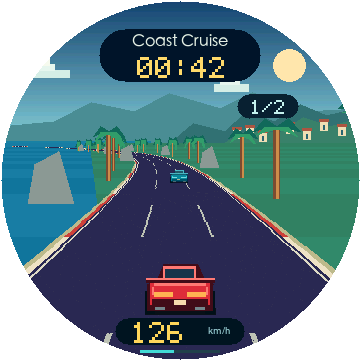
#> input picture plays/sugarat-race/design/previews/road-0-360.png, 360 x 360 px, given in place of road-0-360.ppm, which was not available
$ python generate_reference.py
#> lines starting #> are read from the running program, lines starting #| are printed output that depends on the picture; after the words box and inside, x2 and y2 are one past the last pixel; in counts of white or black regions, pixels touching at a corner belong together
"""Build fixed map data, portable C reference frames and presentation PNGs."""
from pathlib import Path
from PIL import Image, ImageDraw, ImageFont, ImageFilter
import collections
import hashlib
import json
import math
import random
import subprocess

ROOT = Path(__file__).resolve().parent
SRC = ROOT.parent / "main" / "race"
OUT = ROOT / "previews"
CN = "/System/Library/Fonts/STHeiti Medium.ttc"
NUM = "/System/Library/Fonts/Supplemental/DIN Alternate Bold.ttf"
ROAD_NAMES = ["Coast Cruise", "Red Canyon", "Neon Loop"]
MAZE_NAMES = ["Jade Garden", "Amber Ruins", "Ice Corridor"]
CONTROLS = [
    [(22, 118), (12, 70), (35, 22), (86, 12), (140, 34), (165, 78), (133, 120), (78, 145), (34, 144)],
    [(26, 125), (18, 66), (46, 18), (107, 11), (158, 39), (151, 78), (105, 84), (82, 133), (49, 151)],
    [(28, 133), (20, 55), (45, 24), (92, 24), (103, 61), (149, 66), (163, 107), (135, 141), (85, 135), (66, 102), (49, 139)],
]
FRACTIONS = [.18, .43, .64]
N = 384


def rgb565(color):
    r, g, b = color[:3]
    return ((r >> 3) << 11) | ((g >> 2) << 5) | (b >> 3)


def array_values(values, width=24):
    return ",\n".join(",".join(str(v) for v in values[i:i + width]) for i in range(0, len(values), width))


def font(size, number=False):
    return ImageFont.truetype(NUM if number else CN, size)


def centered(draw, x, y, text, size, fill, number=False):
    draw.text((x, y), text, font=font(size, number), anchor="mt", fill=fill)


def course(points):
    result = []
    for j in range(N + 1):
        t = (j % N) * len(points) / N
        i, u = int(t), t % 1
        q = [points[(i + k) % len(points)] for k in (-1, 0, 1, 2)]
        xy = []
        for axis in (0, 1):
            a, b, c, d = [p[axis] for p in q]
            xy.append(1.75 * .5 * (2*b + (-a+c)*u + (2*a-5*b+4*c-d)*u*u + (-a+3*b-3*c+d)*u*u*u))
        distance = 0 if not result else result[-1][2] + math.dist(xy, result[-1][:2])
        result.append([round(xy[0], 5), round(xy[1], 5), round(distance, 5)])
    return result


def background(theme):
    palettes = [((23, 68, 112), (134, 208, 215)), ((50, 38, 85), (247, 159, 109)), ((6, 14, 39), (53, 43, 90))]
    im = Image.new("RGB", (360, 180))
    d = ImageDraw.Draw(im)
    for y in range(180):
        t = min(1, y / 145)
        a, b = palettes[theme]
        color = tuple(round(a[i]*(1-t)+b[i]*t) for i in range(3))
        d.line((0,y,359,y), fill=color)
    rng = random.Random(800+theme)
    if theme == 0:
        d.ellipse((273, 49, 305, 81), fill=(255,228,169))
        for x,y,w in [(40,70,58),(146,49,36),(231,84,35)]:
            d.rectangle((x-w//2,y,x+w//2,y+7),fill=(211,236,229))
            d.rectangle((x-w//3,y-6,x+w//4,y),fill=(230,246,233))
            d.rectangle((x-w//5,y-11,x+w//6,y-5),fill=(242,249,236))
        d.polygon([(0,126),(54,121),(91,102),(134,111),(169,93),(220,108),(252,92),(304,111),(360,108),(360,148),(0,148)], fill=(78,142,151))
        d.polygon([(168,144),(193,123),(225,131),(246,111),(274,121),(300,104),(326,115),(360,107),(360,159)], fill=(52,115,118))
        d.polygon([(219,145),(249,129),(279,132),(303,117),(330,126),(360,117),(360,168)], fill=(58,130,105))
        for x,y in [(233,129),(246,127),(259,132),(286,124),(303,130),(320,121),(338,126)]:
            d.rectangle((x,y,x+7,y+9),fill=(236,221,178));d.rectangle((x-1,y-2,x+8,y),fill=(169,85,65));d.rectangle((x+3,y+4,x+4,y+8),fill=(44,100,112))
        d.rectangle((0,141,150,179),fill=(24,131,167))
        for i in range(38):
            x,y=rng.randrange(150),rng.randrange(145,180)
            d.line((x,y,x+rng.randrange(2,11),y),fill=(84,180,193))
    elif theme == 1:
        d.ellipse((236,48,287,99),fill=(255,204,130))
        for y in [66,78,90]:d.rectangle((233,y,290,y+2),fill=(246,171,115))
        d.polygon([(0,123),(33,114),(36,91),(73,91),(82,119),(117,123),(122,110),(147,110),(150,130),(195,128),(205,108),(240,108),(250,125),(300,119),(308,94),(341,94),(353,117),(360,117),(360,170),(0,170)],fill=(148,86,99))
        d.polygon([(0,149),(22,134),(25,114),(55,114),(64,141),(107,143),(130,132),(151,136),(177,142),(214,132),(237,141),(272,132),(289,117),(325,117),(334,141),(360,136),(360,180),(0,180)],fill=(182,103,85))
        d.line((29,116,52,116),fill=(231,150,108),width=2)
        d.line((309,96,339,96),fill=(214,130,119),width=2)
    else:
        for i in range(65):
            x,y=rng.randrange(360),rng.randrange(18,114)
            d.point((x,y),fill=(115,151,186))
        d.ellipse((279,42,302,65),fill=(202,220,211));d.ellipse((285,38,306,60),fill=(19,24,57))
        for layer in range(2):
            for x in range(-10,370,18 if layer==0 else 25):
                h=rng.randrange(20,62) if layer==0 else rng.randrange(22,52)
                w=rng.randrange(12,22); y=146-h
                d.rectangle((x,y,x+w,151),fill=(22+layer*3,28+layer*5,58+layer*4))
                if layer==1:
                    d.rectangle((x+2,y,x+w-2,y+1),fill=(51,145,169) if x%2 else (148,71,146))
                    for wx in range(x+3,x+w-2,5):
                        for wy in range(y+7,142,9):
                            if rng.random()>.35:d.rectangle((wx,wy,wx+1,wy+3),fill=(51,100,125))
        d.rectangle((0,146,359,179),fill=(18,29,53))
    return im


def make_maze(seed):
    rng = random.Random(seed)
    valid = {(x,y) for y in range(1,17,2) for x in range(1,17,2) if (x-8)**2+(y-8)**2 <= 7.65**2}
    grid = [0]*289
    start = min(valid)
    stack, seen = [start], {start}
    grid[start[1]*17+start[0]]=1
    while stack:
        x,y=stack[-1]
        options=[(x+dx,y+dy) for dx,dy in [(0,-2),(2,0),(0,2),(-2,0)] if (x+dx,y+dy) in valid and (x+dx,y+dy) not in seen]
        if not options:stack.pop();continue
        nx,ny=rng.choice(options)
        grid[ny*17+nx]=1;grid[((ny+y)//2)*17+(nx+x)//2]=1
        seen.add((nx,ny));stack.append((nx,ny))
    assert seen==valid

    def bfs(node):
        q=collections.deque([node]);parents={node:None}
        while q:
            x,y=q.popleft()
            for dx,dy in [(0,-1),(1,0),(0,1),(-1,0)]:
                p=(x+dx,y+dy)
                if 0<=p[0]<17 and 0<=p[1]<17 and grid[p[1]*17+p[0]] and p not in parents:parents[p]=(x,y);q.append(p)
        return parents

    a=list(bfs(start))[-1];parents=bfs(a);b=list(parents)[-1]
    path=[];p=b
    while p is not None:path.append(p);p=parents[p]
    path.reverse()
    assert len(parents)==sum(grid)
    checks=[path[round((len(path)-1)*f)] for f in [.22,.57,.8]]
    balls=[path[round((len(path)-1)*f)] for f in [.41,.31]]
    return {"seed":seed,"cells":grid,"width":17,"cell_px":16,"origin_px":[44,63],"start":a,"finish":b,"checkpoints":checks,"solution":path,"balls":balls}


def generate_data():
    tracks=[course(c) for c in CONTROLS]
    mazes=[make_maze(s) for s in [240915, 516081, 391702]]
    text=["/* Generated fixed preview data; regenerate with build_previews.py. */", "#ifndef ROUND_RACE_GENERATED_H", "#define ROUND_RACE_GENERATED_H", "#include <stdint.h>", "typedef struct { float x,z,s; } RoadPoint;", "typedef struct { int w,h; const uint8_t *data; } Label;",f"#define ROAD_POINTS {N+1}"]
    for i,points in enumerate(tracks):
        text.append(f"static const RoadPoint road_{i}[ROAD_POINTS] = {{\n" + ",\n".join("{"+",".join(f"{v:.5f}f" for v in p)+"}" for p in points)+"\n};")
    text.append("static const RoadPoint *const tracks[3] = {road_0,road_1,road_2};")
    text.append("static const float track_lengths[3] = {"+",".join(f"{p[-1][2]:.5f}f" for p in tracks)+"};")
    text.append("static const float preview_fractions[3] = {"+",".join(f"{v:.5f}f" for v in FRACTIONS)+"};")
    for i in range(3):
        bg=background(i)
        bg.save(OUT/f"background-{i}.png")
        text.append(f"static const uint16_t bg_{i}[360*180] = {{\n"+array_values([rgb565(p) for p in bg.getdata()])+"\n};")
    text.append("static const uint16_t *const backgrounds[3] = {bg_0,bg_1,bg_2};")
    labels=[]
    for i,name in enumerate(ROAD_NAMES+MAZE_NAMES+["km/h","TILT TO ROLL"]):
        f=font(16 if i<6 else 10,number=i==6)
        bounds=f.getbbox(name);w,h=bounds[2]-bounds[0],bounds[3]-bounds[1]
        mask=Image.new("L",(w,h));ImageDraw.Draw(mask).text((-bounds[0],-bounds[1]),name,font=f,fill=255)
        text.append(f"static const uint8_t label_{i}[{w*h}] = {{\n"+array_values(list(mask.getdata()))+"\n};")
        labels.append(f"{{{w},{h},label_{i}}}")
    text.append("static const Label labels[8] = {"+",".join(labels)+"};")
    text.append("static const uint8_t mazes[3][289] = {"+",".join("{"+array_values(m["cells"])+"}" for m in mazes)+"};")
    checks=[m["checkpoints"] for m in mazes]
    text.append("static const int maze_checks[3][3][2] = "+json.dumps(checks).replace("[","{").replace("]","}")+";")
    ends=[list(m["start"])+list(m["finish"]) for m in mazes]
    text.append("static const int maze_ends[3][4] = "+json.dumps(ends).replace("[","{").replace("]","}")+";")
    positions=[[v for p in m["balls"] for v in (52+16*p[0],71+16*p[1])] for m in mazes]
    text.append("static const int maze_ball_positions[3][4] = "+json.dumps(positions).replace("[","{").replace("]","}")+";")
    colors=[[(13,34,43),(37,121,105),(95,190,142),(20,78,77)],[(38,27,35),(151,99,61),(230,169,91),(101,61,52)],[(15,31,57),(77,127,161),(161,214,219),(40,76,122)]]
    text.append("static const uint16_t maze_palettes[3][4] = {"+",".join("{"+",".join(str(rgb565(c)) for c in row)+"}" for row in colors)+"};\n#endif\n")
    (SRC/"generated.h").write_text("\n".join(text),encoding="utf-8")
    data={"version":"round-race-v1","screen":[360,360],"pixel_format":"RGB565","road_half_width_m":3.5,"road_tracks":[{"id":f"road-{i}","name":ROAD_NAMES[i],"points_x_z_distance_m":t,"reference_fraction":FRACTIONS[i]} for i,t in enumerate(tracks)],"marble_maps":[dict(m,id=f"maze-{i}",name=MAZE_NAMES[i]) for i,m in enumerate(mazes)]}
    (ROOT/"maps.json").write_text(json.dumps(data,ensure_ascii=False,indent=2)+"\n",encoding="utf-8")
    return data


# [45 lines left out: function compose_board, not called in this run]


def main():
    OUT.mkdir(exist_ok=True)
    data=generate_data()
#> the loop in generate_data, `for i in range(3):` made 3 passes
#> pass 1, in generate_data, `bg=background(i)`:
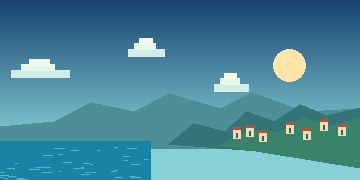
#> bg: PIL image 360x180 RGB; mean R, G, B 75.1, 136.1, 155.3
#> pass 2, in generate_data, `bg=background(i)`:
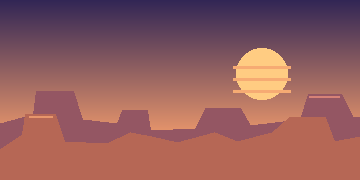
#> bg: PIL image 360x180 RGB; mean R, G, B 147.2, 93.3, 93.5
#> pass 3, in generate_data, `bg=background(i)`:
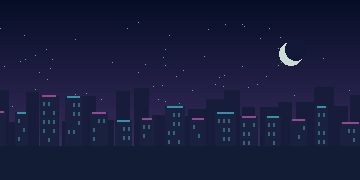
#> bg: PIL image 360x180 RGB; mean R, G, B 23.3, 28.4, 58.7
#> after the loop in generate_data, `for i in range(3):`: text = 16 items
#> after the loop in generate_data, `for i,name in enumerate(ROAD_NAMES+MAZE_NAMES+["km/h","TILT TO ROLL"]):`: labels = ['{101,12,label_0}', '{96,15,label_1}', '{85,15,label_2}', '{99,15,label_3}', '{102,12,label_4}', '{94,12,label_5}', '{25,9,label_6}', '{67,7,label_7}']; text = 25 items
#> in generate_data, `positions=[[v for p in m["balls"] for v in (52+16*p[0],71+16*p[1])] fo..`: positions = [[196, 247, 228, 279], [260, 183, 164, 183], [148, 279, 100, 247]]
    exe=ROOT/"render_host"
    subprocess.run(["clang","-std=c11","-O2","-Wall","-Wextra","-Werror","-ffp-contract=off","-I",str(SRC),str(SRC/"renderer.c"),str(ROOT.parent/"tests"/"render_host.c"),"-lm","-o",str(exe)],check=True)
#> (this line was passed over: subprocess is not available in this run)
    hashes={}
    for mode in range(2):
        for m in range(3):
            name=f"{'road' if mode==0 else 'maze'}-{m}-360"
            ppm=OUT/f"{name}.ppm"
            subprocess.run([str(exe),str(mode),str(m),str(ppm)],check=True)
#> (this line was passed over: subprocess is not available in this run)
            first=ppm.read_bytes()
            subprocess.run([str(exe),str(mode),str(m),str(ppm)],check=True)
#> (this line was passed over: subprocess is not available in this run)
            assert first==ppm.read_bytes(),"Reference render changed between identical runs"
            frame=Image.open(ppm).convert("RGBA")
#> frame is the input picture: PIL image 360x360 RGBA; mean R, G, B, A 47.1, 73, 83.6, 198
            mask=Image.new("L",(360,360));md=ImageDraw.Draw(mask)
#> after `mask = Image.new('L', (360, 360))`: mask: PIL image 360x360 L; every value is 0
            for y in range(360):
                for x in range(360):
                    if (x-180)**2+(y-180)**2<=179**2:md.point((x,y),fill=255)
            frame.putalpha(mask)
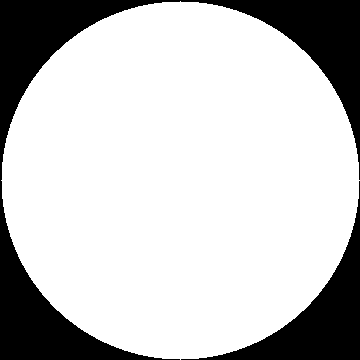
#> mask: PIL image 360x360 L; 77.6% white; 2 black regions, box (x1, y1, x2, y2) and area: (0, 0, 360, 360) 21914, (181, 181, 360, 360) 7065
            png=OUT/f"{name}.png";frame.save(png)
            hashes[png.name]=hashlib.sha256(png.read_bytes()).hexdigest()
            ppm.unlink()
        compose_board(mode,data)
    (ROOT/"reference-sha256.json").write_text(json.dumps(hashes,indent=2)+"\n")
    print(json.dumps({"frames":len(hashes),"maze_connectivity":"all traversable cells reachable","repeat_render":"byte-identical PPM output","boards":["previews/racing-tracks-board.png","previews/marble-maps-board.png"]},ensure_ascii=False))


if __name__=="__main__":
#> (the run stopped early here; a loop or call above may not have finished)
